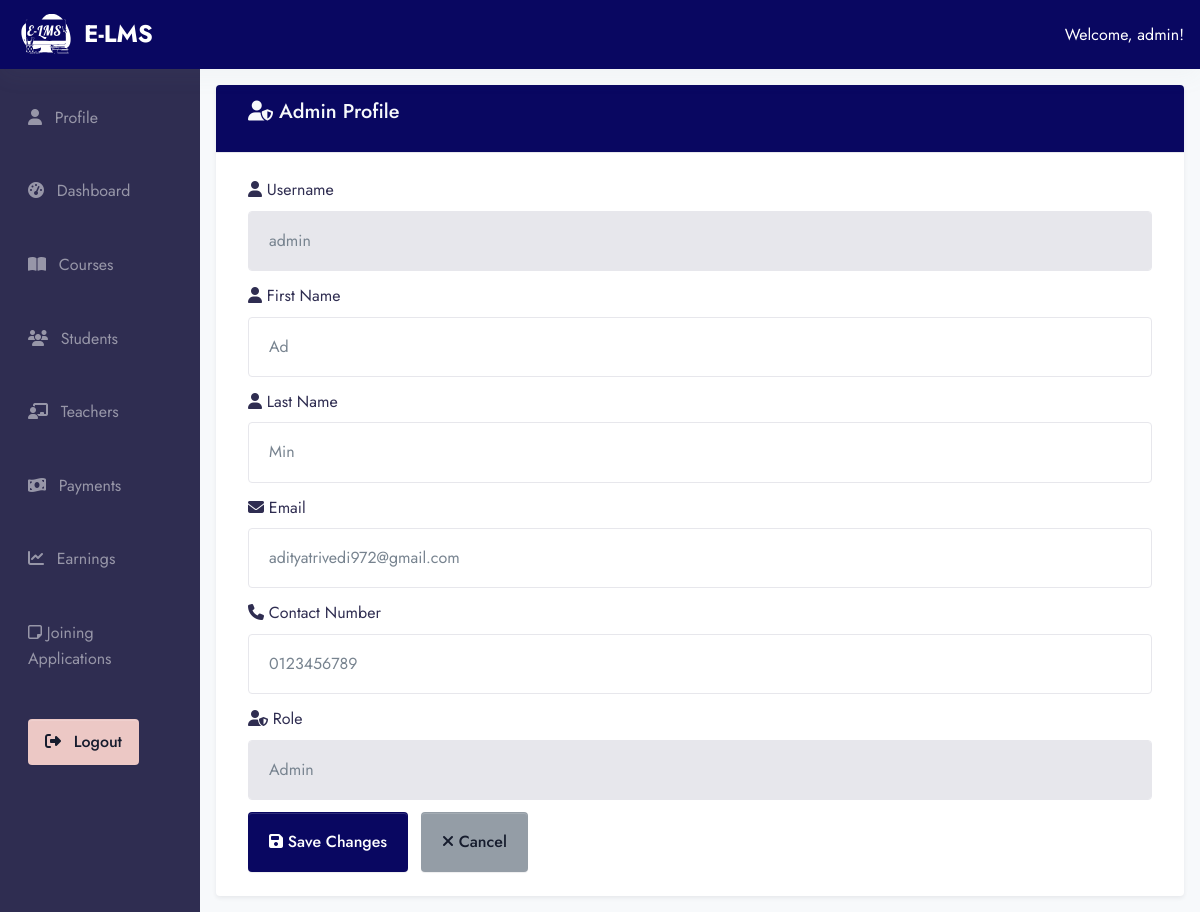
The page /ad-min/edit_profile/ (signed in) on the database its author committed.
### app/models.py (models this page shows, shortened)
class Users(AbstractUser):
    ROLE_CHOICES = (
        ('student', 'Student'),
        ('teacher', 'Teacher'),
        ('admin', 'Admin'),
    )
    role = models.CharField(max_length=20, choices=ROLE_CHOICES, default='student')

class AdminProfile(models.Model):
    user = models.OneToOneField(Users, on_delete=models.CASCADE, related_name="admin_profile")
    contact_no = models.CharField(max_length=20)

### E_LMS/admin_view.py (the view, shortened to what this page needs)
# urls.py: path('ad-min/edit_profile/', admin_view.edit_profile, name='edit_profile'),
@login_required
def edit_profile(request):
    user = request.user
    if user.role != 'admin':
        return page_not_found(request)
    admin_profile, created = AdminProfile.objects.get_or_create(user=user)
    context = {
        'user': user,
        'admin_profile': admin_profile,
    }
    return render(request, 'admin/admin_profile.html', context)

### templates/admin/admin_profile.html (shortened to what this page needs)
{% extends 'base2.html' %}
{% load static %}
{% block content %}
<div class="container-fluid">
  <div class="row">
      {% include 'admin/admin_sidebar.html' %}
     <div class="col-md-10 ms-auto p-4 bg-light" style="min-height: 100vh;">
  <div class="card shadow-sm">
    <div class="card-header bg-primary text-white">
      <h4 class="text-light"><i class="fas fa-user-shield"></i> Admin Profile</h4>
    </div>
    <div class="card-body">
      <form method="POST" novalidate>
        <div class="mb-3">
          <label for="id_username" class="form-label"><i class="fas fa-user"></i> Username</label>
          <input type="text"
                 class="form-control"
                 id="id_username"
                 name="username"
                 value="{{ user.username }}"
                 readonly>
        </div>
        <div class="mb-3">
          <label for="id_first_name" class="form-label"><i class="fas fa-user"></i> First Name</label>
          <input type="text"
                 class="form-control"
                 id="id_first_name"
                 name="first_name"
                 value="{{ user.first_name }}"
                 placeholder="First Name" required>
        </div>
        <div class="mb-3">
          <label for="id_last_name" class="form-label"><i class="fas fa-user"></i> Last Name</label>
          <input type="text"
                 class="form-control"
                 id="id_last_name"
                 name="last_name"
                 value="{{ user.last_name }}"
                 placeholder="Last Name" required>
        </div>
        <div class="mb-3">
          <label for="id_email" class="form-label"><i class="fas fa-envelope"></i> Email</label>
          <input type="email"
                 class="form-control"
                 id="id_email"
                 name="email"
                 value="{{ user.email }}"
                 placeholder="Email" required>
        </div>
        <div class="mb-3">
          <label for="id_contact" class="form-label"><i class="fas fa-phone"></i> Contact Number</label>
          <input type="text"
                 class="form-control"
                 id="id_contact"
                 name="contact_no"
                 value="{{ admin_profile.contact_no }}"
                 placeholder="Contact Number">
        </div>
        <div class="mb-3">
          <label for="id_role" class="form-label"><i class="fas fa-user-shield"></i> Role</label>
          <input type="text"
                 class="form-control"
                 id="id_role"
                 value="{{ user.get_role_display }}"
                 readonly>
        </div>
        <button type="submit" class="btn btn-primary me-2">
          <i class="fas fa-save"></i> Save Changes
        </button>
        <a href="{% url 'admin_dashboard' %}" class="btn btn-secondary">
          <i class="fas fa-times"></i> Cancel
        </a>
      </form>
    </div>
  </div>
</div>
  </div>
</div>
{% endblock %}

### templates/components/header_dash.html (shortened to what this page needs)
{% load static %}
<div class="col-12">
  <nav class="navbar navbar-dark bg-primary px-4 py-2 d-flex justify-content-between align-items-center shadow-light">
    <a class="navbar-brand d-flex align-items-center" href="#">
      <img src="{% static 'assets/img/E-LMS_Logo.svg' %}" alt="Project Logo" width="60" height="40" class="me-2">
      <span class="text-white fw-bold">E-LMS </span>
    </a>
    <div class="text-white">
      {% if request.user.is_authenticated %}
        <span class="fw-semibold">Welcome, {{ request.user.username }}!</span>
        {% endif %}
    </div>
  </nav>
</div>

### rows shown on the page
Users: user.username "admin", username "admin", first_name "Ad", last_name "Min", email "adityatrivedi972@gmail.com", role "Admin"
AdminProfile: contact_no "0123456789"
